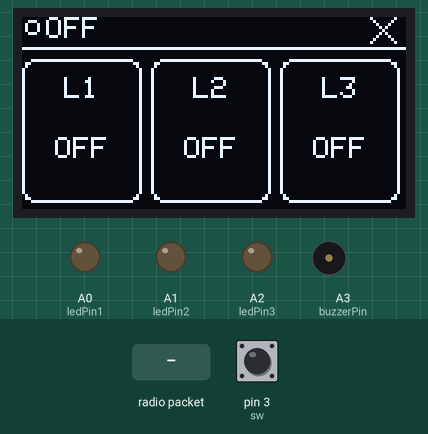
Bench run of a sketch on a simulated Arduino Uno, built with avr-gcc and run on an emulated ATmega328P. On the bench: 128×64 one-colour display, output pins drawn as LEDs (lit = HIGH), buzzer (waves = sounding, pin HIGH). Inputs (shaded band) come from the test bench; at power-on: pin 3 (sw) HIGH. The board resets itself during the run and starts again; no radio packets arrive unless stated.

Above: at 2.5 s.
2.6 s: radio packet "TEST" arrives
At 3.2 s:
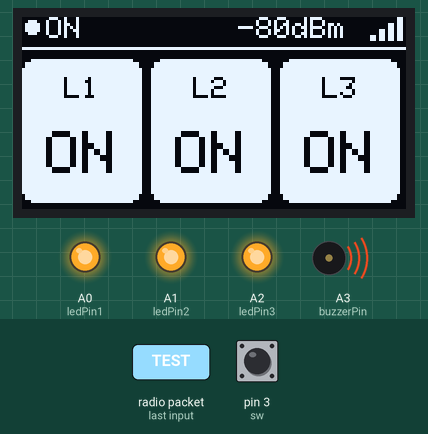
5.6 s: pin 3 (sw) pulled LOW for 0.15 s
6.3 s: radio packet "VOLTAGE1_ON" arrives
At 8.2 s:
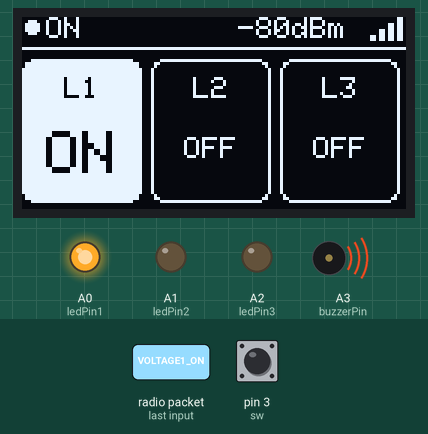
8.5 s: radio packet "VOLTAGE2_ON" arrives
At 9.0 s:
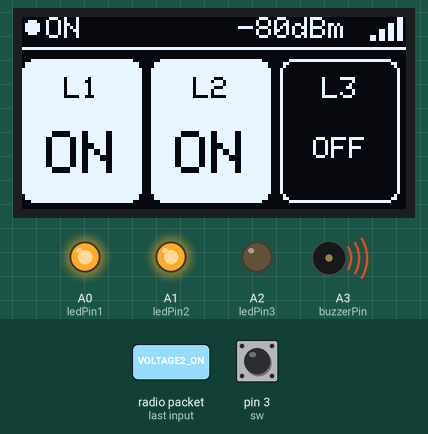
10.0 s: radio packet "VOLTAGE1_OFF" arrives
At 11.2 s:
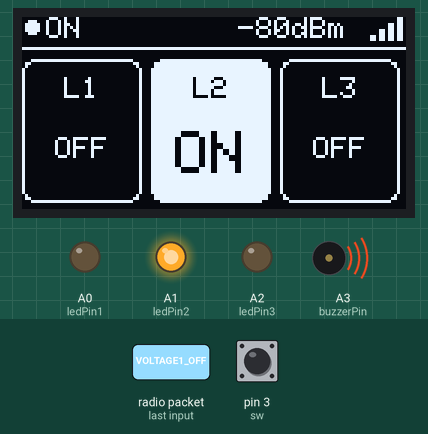
11.5 s: radio packet "VOLTAGE3_ON" arrives
At 12.5 s:
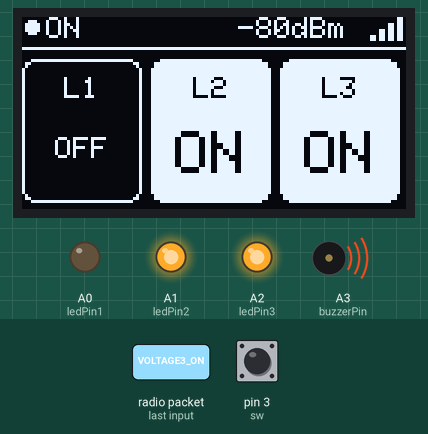
Timing chart, 0 to 21.0 s (numbered marks = the images above; inputs shaded):
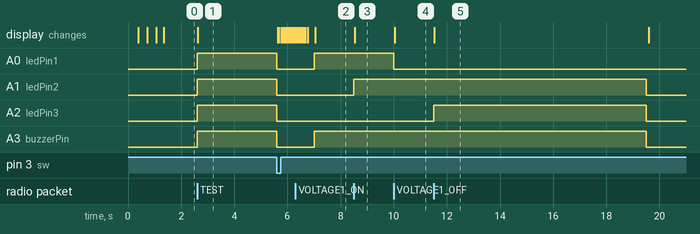

Measured:
- after the input at 2.6 s, A0 (ledPin1), A1 (ledPin2), A2 (ledPin3), A3 (buzzerPin): LOW → HIGH at once; the display: changes at once (image 1)
- after the input at 6.3 s, A0 (ledPin1), A3 (buzzerPin): LOW → HIGH after 0.72 s; the display: first differs from a run without the input after 0.75 s (image 2)
- after the input at 8.5 s, A1 (ledPin2): LOW → HIGH at once; the display: changes at once (image 3)
- after the input at 10.0 s, A0 (ledPin1): HIGH → LOW at once; the display: changes at once (image 4)
- after the input at 11.5 s, A1 (ledPin2), A3 (buzzerPin): HIGH → LOW after 8.0 s instead of 6.5 s; A2 (ledPin3): LOW → HIGH at once, → LOW 8.0 s later; the display: changes at once (image 5)

The sketch:

reiiiiiiiiiiii_v2.ino
```cpp
#include <SPI.h>
#include <LoRa.h>
#include <Wire.h>
#include <Adafruit_GFX.h>
#include <Adafruit_SSD1306.h>
#include <avr/wdt.h>

const int SCREEN_WIDTH = 128;
const int SCREEN_HEIGHT = 64;

#define OLED_RESET -1
Adafruit_SSD1306 display(SCREEN_WIDTH, SCREEN_HEIGHT, &Wire, OLED_RESET);

const int csPin = 10;
const int resetPin = 9;
const int irqPin = 2;

const int buzzerPin = A3;
const int ledPin1 = A0;
const int ledPin2 = A1;
const int ledPin3 = A2;
const int sw = 3;

bool lastSwState = 1;
unsigned long lastSwChangeMs = 0;
const unsigned long swDebounceMs = 50;

bool phase1On = false;
bool phase2On = false;
bool phase3On = false;

// ================== โหมดทดสอบ (TEST) ==================
bool testActive = false;
unsigned long testUntil = 0;
const unsigned long testDurationMs = 3000;   // ค้างไว้ 3 วินาที

unsigned long lastPacketTime = 0;
const unsigned long linkTimeout = 8000;

bool linkConnected = false;
unsigned long lastDisplayUpdate = 0;
const unsigned long displayUpdateMs = 200;
bool hasDisplay = false;

int lastRssi = 0;
float lastSnr = 0;

// ================== Boot Animation ==================
void showBootAnimation() {
  if (!hasDisplay) return;

  for (int i = 0; i <= 28; i += 4) {
    display.clearDisplay();
    display.drawRoundRect(64 - (i * 2), 32 - i, i * 4, i * 2, 4, SSD1306_WHITE);
    display.display();
    delay(15);
  }

  display.clearDisplay();
  display.drawRoundRect(2, 2, 124, 60, 4, SSD1306_WHITE);

  display.setTextSize(2);
  display.setTextColor(SSD1306_WHITE);
  display.setCursor(46, 12);
  display.print(F("PEA"));

  display.setTextSize(1);
  display.setCursor(18, 32);
  display.print(F("SAWANG DAEN DIN"));

  for (int w = 0; w <= 96; w += 8) {
    display.fillRect(16, 52, w, 3, SSD1306_WHITE);
    display.display();
    delay(30);
  }
  delay(200);
}

void drawSignalIcon(int x, int y, int bars, uint16_t color) {
  const int barW = 2, gap = 1, maxH = 8;
  if (bars <= 0) {
    display.drawLine(x, y, x + 8, y + 8, color);
    display.drawLine(x, y + 8, x + 8, y, color);
    return;
  }
  for (int i = 0; i < 4; i++) {
    int h = (i + 1) * 2;
    int bx = x + i * (barW + gap);
    int by = y + (maxH - h);
    if (i < bars) display.fillRect(bx, by, barW, h, color);
    else          display.drawRect(bx, by, barW, h, color);
  }
}

int rssiToBars(int rssi) {
  if (!linkConnected) return 0;
  if (rssi >= -70)  return 4;
  if (rssi >= -85)  return 3;
  if (rssi >= -100) return 2;
  return 1;
}

bool extractPhaseState(const String &data, const String &key) {
  int idx = data.indexOf(key);
  if (idx == -1) return false;
  int start = idx + key.length();
  return data.substring(start, start + 2) == "ON";
}

// ไฟ + บัซเซอร์ (โหมดทดสอบ = ติดทุกดวง)
void updateOutputs() {
  bool p1 = testActive || phase1On;
  bool p2 = testActive || phase2On;
  bool p3 = testActive || phase3On;
  digitalWrite(ledPin1, p1 ? 1 : 0);
  digitalWrite(ledPin2, p2 ? 1 : 0);
  digitalWrite(ledPin3, p3 ? 1 : 0);
  digitalWrite(buzzerPin, (p1 || p2 || p3) ? 1 : 0);
}

// ================== หน้าจอ Dashboard ==================
void updateDisplay() {
  if (!hasDisplay) return;

  display.clearDisplay();

  // ---------------- HEADER ----------------
  display.setTextSize(1);

  if (linkConnected) {
    display.fillCircle(3, 3, 2, SSD1306_WHITE);
    display.setTextColor(SSD1306_WHITE);
    display.setCursor(8, 0);
    display.print(F("ON"));

    display.setCursor(72, 0);
    display.print(lastRssi);
    display.print(F("dBm"));

    drawSignalIcon(SCREEN_WIDTH - 12, 0, rssiToBars(lastRssi), SSD1306_WHITE);
  } else {
    display.drawCircle(3, 3, 2, SSD1306_WHITE);
    display.setTextColor(SSD1306_WHITE);
    display.setCursor(8, 0);
    display.print(F("OFF"));

    drawSignalIcon(SCREEN_WIDTH - 12, 0, 0, SSD1306_WHITE);
  }

  display.drawLine(0, 10, SCREEN_WIDTH, 10, SSD1306_WHITE);

  // ---------------- PHASE CARDS ----------------
  const bool phases[3] = { testActive || phase1On,
                           testActive || phase2On,
                           testActive || phase3On };
  const char* labels[3] = { "L1", "L2", "L3" };

  for (int i = 0; i < 3; i++) {
    int x = i * 43;
    int y = 14;
    int w = 40;
    int h = 48;
    int radius = 4;

    if (phases[i]) {
      display.fillRoundRect(x, y, w, h, radius, SSD1306_WHITE);
      display.setTextColor(SSD1306_BLACK);

      display.setTextSize(1);
      display.setCursor(x + 14, y + 6);
      display.print(labels[i]);

      display.setTextSize(2);
      display.setCursor(x + 8, y + 24);
      display.print(F("ON"));
    } else {
      display.drawRoundRect(x, y, w, h, radius, SSD1306_WHITE);
      display.setTextColor(SSD1306_WHITE);

      display.setTextSize(1);
      display.setCursor(x + 14, y + 6);
      display.print(labels[i]);

      display.setCursor(x + 11, y + 26);
      display.print(F("OFF"));
    }
  }

  display.display();
  lastDisplayUpdate = millis();
}

// ================== รับคำสั่ง TEST ==================
void runLinkTestFeedback() {
  testActive = true;
  testUntil = millis() + testDurationMs;
  updateOutputs();
  updateDisplay();
}

void handlePacket(const String &data) {
  if (data.startsWith("TEST")) {
    runLinkTestFeedback();
    return;
  }
  if (data.startsWith("STATUS")) {
    phase1On = extractPhaseState(data, "V1:");
    phase2On = extractPhaseState(data, "V2:");
    phase3On = extractPhaseState(data, "V3:");
  }
  else if (data == "VOLTAGE1_ON")  phase1On = true;
  else if (data == "VOLTAGE1_OFF") phase1On = false;
  else if (data == "VOLTAGE2_ON")  phase2On = true;
  else if (data == "VOLTAGE2_OFF") phase2On = false;
  else if (data == "VOLTAGE3_ON")  phase3On = true;
  else if (data == "VOLTAGE3_OFF") phase3On = false;

  updateOutputs();
  updateDisplay();
}

void setup() {
  MCUSR = 0;
  wdt_disable();

  Serial.begin(9600);
  pinMode(sw, INPUT_PULLUP);
  pinMode(buzzerPin, OUTPUT);
  pinMode(ledPin1, OUTPUT);
  pinMode(ledPin2, OUTPUT);
  pinMode(ledPin3, OUTPUT);
  digitalWrite(buzzerPin, 0);

  if (!display.begin(SSD1306_SWITCHCAPVCC, 0x3C)) {
    hasDisplay = false;
  } else {
    hasDisplay = true;
    showBootAnimation();
  }

  LoRa.setPins(csPin, resetPin, irqPin);

  bool started = false;
  for (int i = 0; i < 5; i++) {
    if (LoRa.begin(433E6)) {
      started = true;
      break;
    }
    delay(300);
  }

  if (!started) {
    while (1);
  }

  LoRa.setSpreadingFactor(12);
  LoRa.setSignalBandwidth(125E3);
  LoRa.setCodingRate4(8);
  LoRa.setPreambleLength(12);
  LoRa.setSyncWord(0x34);
  LoRa.enableCrc();

  updateDisplay();
}

void loop() {
  // ---------------- ปุ่ม RESET ----------------
  bool swReading = digitalRead(sw);
  if (swReading != lastSwState) {
    lastSwChangeMs = millis();
  }

  if (millis() - lastSwChangeMs > swDebounceMs) {
    if (swReading == LOW) {
      wdt_enable(WDTO_15MS);
      while (1);
    }
  }
  lastSwState = swReading;

  // ---------------- รับแพ็กเก็ต LoRa ----------------
  int packetSize = LoRa.parsePacket();
  if (packetSize > 0) {
    String data = "";
    while (LoRa.available()) {
      data += (char)LoRa.read();
    }

    lastRssi = LoRa.packetRssi();
    lastSnr = LoRa.packetSnr();
    lastPacketTime = millis();
    linkConnected = true;

    handlePacket(data);
  }

  // ---------------- Link Timeout ----------------
  if (lastPacketTime != 0 && millis() - lastPacketTime > linkTimeout) {
    if (linkConnected) {
      linkConnected = false;
    }
    if (phase1On || phase2On || phase3On) {
      phase1On = phase2On = phase3On = false;
      updateOutputs();
    }
  }

  // ---------------- จบโหมดทดสอบ ----------------
  if (testActive && millis() > testUntil) {
    testActive = false;
    updateOutputs();
    updateDisplay();
  }

  // ---------------- อัปเดตหน้าจอเป็นระยะ ----------------
  if (millis() - lastDisplayUpdate >= displayUpdateMs) {
    updateDisplay();
  }
}
```
